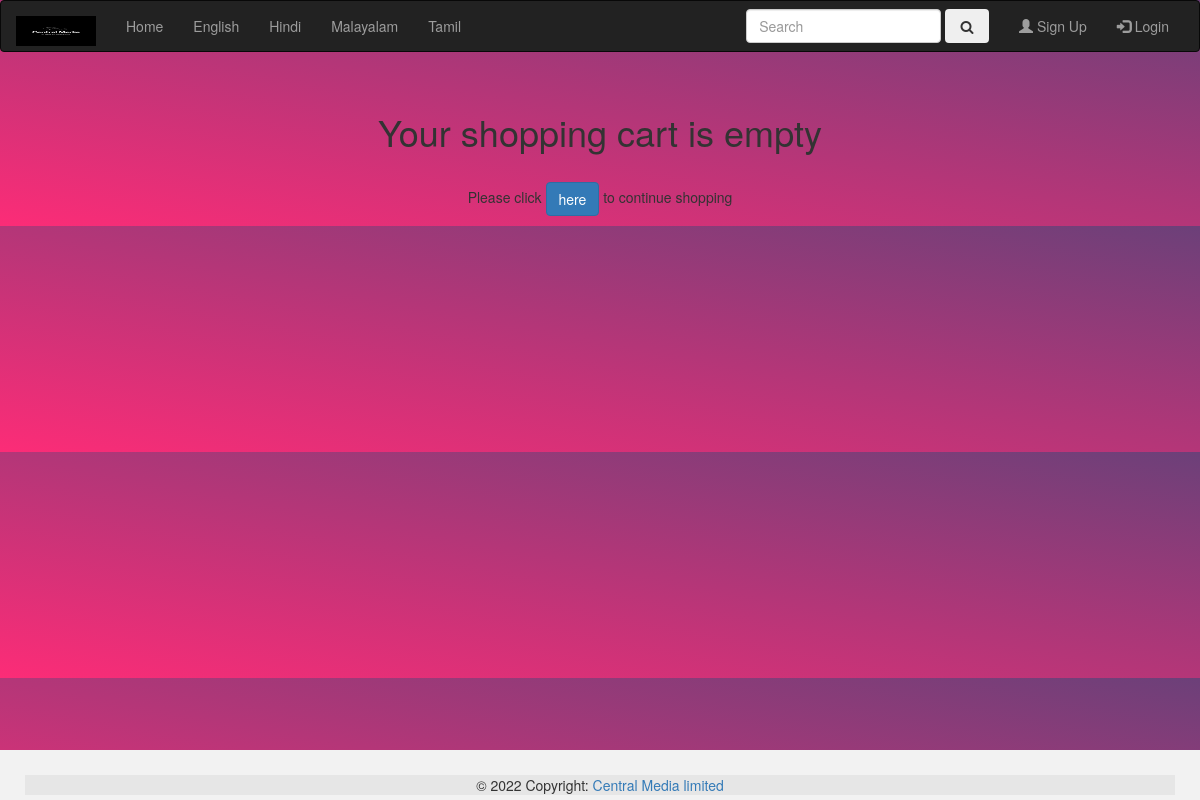
Page /cart/ on the committed database.
### ecom/models.py (models this page shows, shortened)
class Category(models.Model):
    name = models.CharField(max_length=250,unique=True)
    slug = models.SlugField(max_length=250,unique=True)
    desc = models.TextField(blank=True)
    image = models.ImageField(upload_to='category', blank=True)
    class Meta:
        ordering = ('name',)
        verbose_name= 'category'
        verbose_name_plural = 'categories'
    def get_url(self):
        return reverse('ecom:products_by_category',args=[self.slug])

### cartapp/views.py (the view)
# urls.py: path('',views.cart_details,name='cart_details'),
def cart_details(requests,total =0,counter=0,cart_items =None):
    try:
        cart = Cart.objects.get(cart_id=_cart_id(requests))
        cart_items = CartItem.objects.filter(cart=cart,active =True)
        for cart_item in cart_items:
            total += cart_item.product.price * cart_item.quantity
            counter += cart_item.quantity
    except ObjectDoesNotExist:
        pass
    return render(requests,'cart.html',{'cart_items':cart_items,'total':total,'counter':counter})

### cartapp/context_processors.py (called while the page is built)
def counter(requests):
    item_count = 0
    if 'admin' in requests.path:
        return{}
    else:
        try:
            cart = Cart.objects.filter(cart_id=_cart_id(requests))
            cart_items = CartItem.objects.all().filter(cart=cart[:1])
            for cart_item in cart_items:
                item_count += cart_item.quantity
        except Cart.DoesNotExist:
            item_count= 0
        return dict(item_count=item_count)

### cartapp/views.py (called while the page is built)
def _cart_id(requests):
    cart= requests.session.session_key
    if not cart:
        cart = requests.session.create()
    return cart

### ecom/context_processors.py (called while the page is built)
def menu_links(requests):
    links = Category.objects.all()
    return dict(links=links)

### Templates/cart.html (shortened to what this page needs)
{% extends 'base.html' %}
{% load static %}
{% block contents %}
  <link rel="stylesheet" href="{% static 'style.css' %}">
  <link rel="stylesheet" href="https://maxcdn.bootstrapcdn.com/bootstrap/3.4.1/css/bootstrap.min.css">
  <link rel="stylesheet" href="https://cdnjs.cloudflare.com/ajax/libs/font-awesome/4.7.0/css/font-awesome.min.css">
    {% if not cart_items %}
    <div>
        <div class="text-center">
            <br>
            <h1 class="text-center">
                Your shopping cart is empty
            </h1>
            <br>
            <p class="text-center"> Please click <a href="{% url 'ecom:allProdCat' %}" class="btn btn-primary">here</a> to continue shopping</p>
        </div>
    </div>
{% endif %}
{% endblock %}

### Templates/navbar.html (shortened to what this page needs)
{% load static %}
<!DOCTYPE html>
<html lang="en">
<head>
  <link rel="stylesheet" href="https://maxcdn.bootstrapcdn.com/bootstrap/3.4.1/css/bootstrap.min.css">
  <link rel="stylesheet" href="https://cdnjs.cloudflare.com/ajax/libs/font-awesome/4.7.0/css/font-awesome.min.css">
</head>
<body>
<nav class="navbar navbar-inverse">
  <div class="container-fluid">
    <div class="navbar-header">
      <a class="navbar-brand" href="{% url 'ecom:allProdCat' %}"><img src="{% static '/img/Central Media.png' %}" width="80px" height="30px"></a>
    </div>
    <div class="collapse navbar-collapse" id="myNavbar">
      <ul class="nav navbar-nav">
        <li><a href="{% url 'ecom:allProdCat' %}">Home</a></li>
        {% for cat in links %}
        <li><a href="{{cat.get_url}}" class="dropdown-item">{{cat.name}}</a></li>
        {% endfor %}
      </ul>
      <ul class="nav navbar-nav navbar-right">
        <form class="navbar-form navbar-left" method="get" action="{% url 'searchapp:search' %}">
          <div class="form-group">
            <input type="text" class="form-control" placeholder="Search" name="q">
          </div>
          <button type="submit" class="btn btn-outline-success my-2 my-sm-0"><i class="fa fa-fw fa-search"></i></button>
        </form>
        {% if not cart_item.active %}
        <li><a href="{% url 'regloginapp:signup' %}"><span class="glyphicon glyphicon-user"></span> Sign Up</a></li>
        <li><a href="#"><span class="glyphicon glyphicon-log-in"></span> Login</a></li>
        {% endif %}
      </ul>
    </div>
  </div>
</nav>

### static/style.css (style rules this page uses)
body { background-image: linear-gradient(to right top, rgb(252, 44, 119) 0%, rgb(108, 64, 121) 100%); background-position-x: initial; background-position-y: initial; background-size: initial; background-repeat-x: initial; background-repeat-y: initial; background-attachment: initial; background-origin: initial; background-clip: initial; background-color: initial; font-family: 'Roboto', sans-serif; }

### Templates/navbar.html (style rules this page uses)
.navbar { margin-bottom: 0; border-radius: 0; }

### rows in the picture
Category: name "English"
Category: name "Hindi"
Category: name "Malayalam"
Category: name "Tamil"
